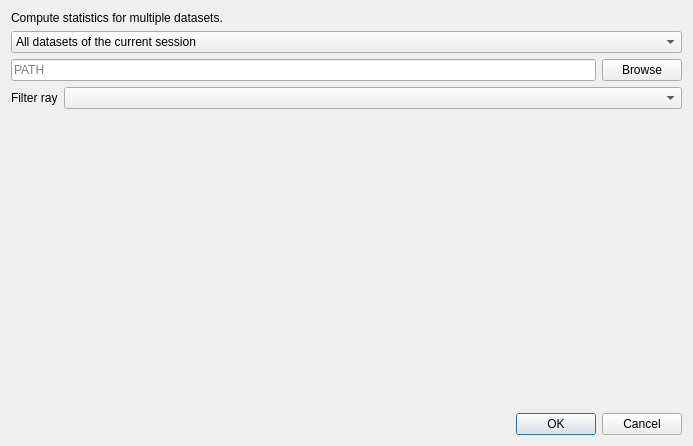
<?xml version="1.0" encoding="UTF-8"?>
<ui version="4.0">
 <class>Dialog</class>
 <widget class="QDialog" name="Dialog">
  <property name="geometry">
   <rect>
    <x>0</x>
    <y>0</y>
    <width>693</width>
    <height>446</height>
   </rect>
  </property>
  <property name="windowTitle">
   <string>Compute and export statistical data</string>
  </property>
  <property name="windowIcon">
   <iconset theme="view-statistics">
    <normaloff>.</normaloff>.</iconset>
  </property>
  <layout class="QVBoxLayout" name="verticalLayout">
   <item>
    <widget class="QLabel" name="label">
     <property name="text">
      <string>Compute statistics for multiple datasets.</string>
     </property>
    </widget>
   </item>
   <item>
    <widget class="QComboBox" name="comboBox">
     <item>
      <property name="text">
       <string>All datasets of the current session</string>
      </property>
     </item>
     <item>
      <property name="text">
       <string>All datasets in a directory</string>
      </property>
     </item>
    </widget>
   </item>
   <item>
    <widget class="QWidget" name="widget_other" native="true">
     <layout class="QVBoxLayout" name="verticalLayout_2">
      <property name="leftMargin">
       <number>0</number>
      </property>
      <property name="topMargin">
       <number>0</number>
      </property>
      <property name="rightMargin">
       <number>0</number>
      </property>
      <property name="bottomMargin">
       <number>0</number>
      </property>
      <item>
       <layout class="QHBoxLayout" name="horizontalLayout_3">
        <property name="topMargin">
         <number>0</number>
        </property>
        <item>
         <widget class="QLineEdit" name="lineEdit_path">
          <property name="placeholderText">
           <string>PATH</string>
          </property>
         </widget>
        </item>
        <item>
         <widget class="QPushButton" name="pushButton_path">
          <property name="text">
           <string>Browse</string>
          </property>
         </widget>
        </item>
       </layout>
      </item>
      <item>
       <layout class="QHBoxLayout" name="horizontalLayout_4">
        <property name="topMargin">
         <number>0</number>
        </property>
        <item>
         <widget class="QLabel" name="label_2">
          <property name="toolTip">
           <string>All filters from this filter ray will be applied before computing statistics</string>
          </property>
          <property name="text">
           <string>Filter ray</string>
          </property>
         </widget>
        </item>
        <item>
         <widget class="QComboBox" name="comboBox_filter_ray">
          <property name="sizePolicy">
           <sizepolicy hsizetype="Expanding" vsizetype="Fixed">
            <horstretch>0</horstretch>
            <verstretch>0</verstretch>
           </sizepolicy>
          </property>
         </widget>
        </item>
       </layout>
      </item>
     </layout>
    </widget>
   </item>
   <item>
    <layout class="QHBoxLayout" name="horizontalLayout_2" stretch="2,1">
     <item>
      <widget class="BulkList" name="bulklist_features" native="true">
       <property name="sizePolicy">
        <sizepolicy hsizetype="Expanding" vsizetype="Expanding">
         <horstretch>0</horstretch>
         <verstretch>0</verstretch>
        </sizepolicy>
       </property>
      </widget>
     </item>
     <item>
      <widget class="BulkList" name="bulklist_stats" native="true">
       <property name="sizePolicy">
        <sizepolicy hsizetype="Expanding" vsizetype="Expanding">
         <horstretch>0</horstretch>
         <verstretch>0</verstretch>
        </sizepolicy>
       </property>
      </widget>
     </item>
    </layout>
   </item>
   <item>
    <widget class="QDialogButtonBox" name="buttonBox">
     <property name="orientation">
      <enum>Qt::Horizontal</enum>
     </property>
     <property name="standardButtons">
      <set>QDialogButtonBox::Cancel|QDialogButtonBox::Ok</set>
     </property>
    </widget>
   </item>
  </layout>
 </widget>
 <customwidgets>
  <customwidget>
   <class>BulkList</class>
   <extends>QWidget</extends>
   <header>dcscope.gui.widgets.bulk_list</header>
   <container>1</container>
  </customwidget>
 </customwidgets>
 <resources/>
 <connections>
  <connection>
   <sender>buttonBox</sender>
   <signal>accepted()</signal>
   <receiver>Dialog</receiver>
   <slot>accept()</slot>
   <hints>
    <hint type="sourcelabel">
     <x>248</x>
     <y>254</y>
    </hint>
    <hint type="destinationlabel">
     <x>157</x>
     <y>274</y>
    </hint>
   </hints>
  </connection>
  <connection>
   <sender>buttonBox</sender>
   <signal>rejected()</signal>
   <receiver>Dialog</receiver>
   <slot>reject()</slot>
   <hints>
    <hint type="sourcelabel">
     <x>316</x>
     <y>260</y>
    </hint>
    <hint type="destinationlabel">
     <x>286</x>
     <y>274</y>
    </hint>
   </hints>
  </connection>
 </connections>
</ui>
